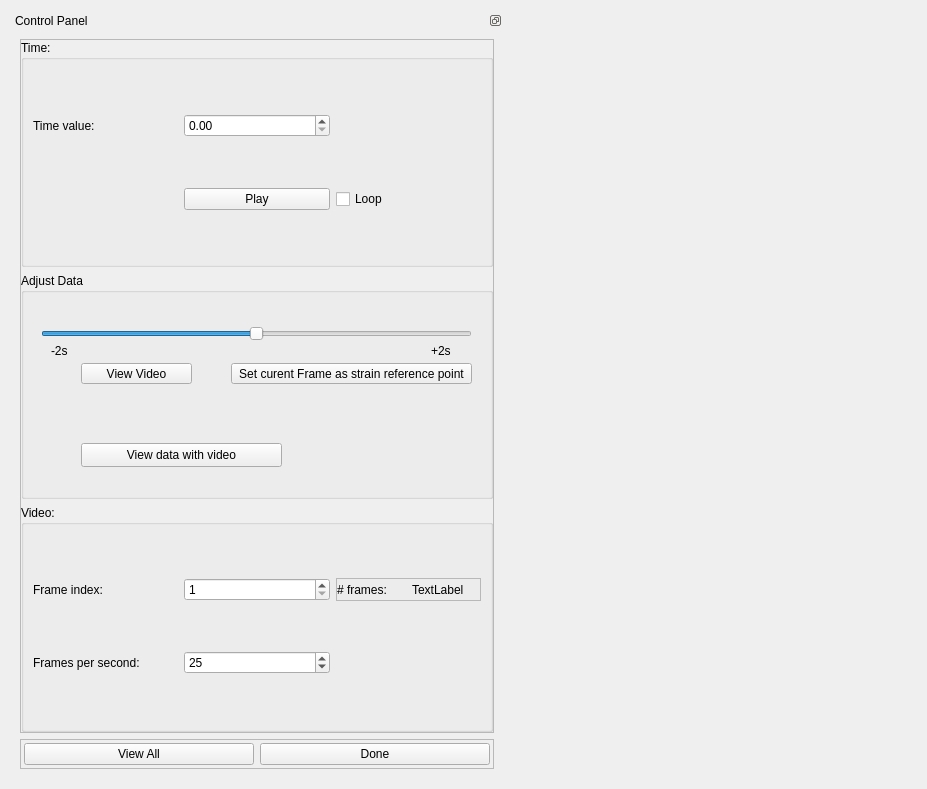
<?xml version="1.0" encoding="UTF-8"?>
<ui version="4.0">
 <class>MeshGeneratorWidget</class>
 <widget class="QWidget" name="MeshGeneratorWidget">
  <property name="geometry">
   <rect>
    <x>0</x>
    <y>0</y>
    <width>927</width>
    <height>789</height>
   </rect>
  </property>
  <property name="sizePolicy">
   <sizepolicy hsizetype="Preferred" vsizetype="Preferred">
    <horstretch>0</horstretch>
    <verstretch>0</verstretch>
   </sizepolicy>
  </property>
  <property name="windowTitle">
   <string>Mesh Generator</string>
  </property>
  <layout class="QGridLayout" name="gridLayout_3">
   <item row="0" column="0">
    <widget class="QDockWidget" name="dockWidget">
     <property name="sizePolicy">
      <sizepolicy hsizetype="Preferred" vsizetype="Expanding">
       <horstretch>1</horstretch>
       <verstretch>0</verstretch>
      </sizepolicy>
     </property>
     <property name="minimumSize">
      <size>
       <width>492</width>
       <height>557</height>
      </size>
     </property>
     <property name="features">
      <set>QDockWidget::DockWidgetFloatable|QDockWidget::DockWidgetMovable</set>
     </property>
     <property name="allowedAreas">
      <set>Qt::AllDockWidgetAreas</set>
     </property>
     <property name="windowTitle">
      <string>Control Panel</string>
     </property>
     <widget class="QWidget" name="dockWidgetContents">
      <property name="sizePolicy">
       <sizepolicy hsizetype="Preferred" vsizetype="Expanding">
        <horstretch>0</horstretch>
        <verstretch>0</verstretch>
       </sizepolicy>
      </property>
      <layout class="QVBoxLayout" name="verticalLayout">
       <item>
        <widget class="QScrollArea" name="scrollArea">
         <property name="sizePolicy">
          <sizepolicy hsizetype="Preferred" vsizetype="Expanding">
           <horstretch>0</horstretch>
           <verstretch>0</verstretch>
          </sizepolicy>
         </property>
         <property name="minimumSize">
          <size>
           <width>0</width>
           <height>0</height>
          </size>
         </property>
         <property name="verticalScrollBarPolicy">
          <enum>Qt::ScrollBarAsNeeded</enum>
         </property>
         <property name="widgetResizable">
          <bool>true</bool>
         </property>
         <widget class="QWidget" name="scrollAreaWidgetContents_2">
          <property name="geometry">
           <rect>
            <x>0</x>
            <y>0</y>
            <width>472</width>
            <height>692</height>
           </rect>
          </property>
          <property name="sizePolicy">
           <sizepolicy hsizetype="Preferred" vsizetype="Expanding">
            <horstretch>0</horstretch>
            <verstretch>0</verstretch>
           </sizepolicy>
          </property>
          <layout class="QVBoxLayout" name="verticalLayout_2">
           <property name="leftMargin">
            <number>0</number>
           </property>
           <property name="topMargin">
            <number>0</number>
           </property>
           <property name="rightMargin">
            <number>0</number>
           </property>
           <property name="bottomMargin">
            <number>0</number>
           </property>
           <item>
            <layout class="QVBoxLayout" name="verticalLayout_3">
             <item>
              <widget class="QGroupBox" name="time_groupBox">
               <property name="title">
                <string>Time:</string>
               </property>
               <layout class="QGridLayout" name="gridLayout_4">
                <item row="0" column="1">
                 <widget class="QDoubleSpinBox" name="timeValue_doubleSpinBox">
                  <property name="maximum">
                   <double>12000.000000000000000</double>
                  </property>
                 </widget>
                </item>
                <item row="1" column="2">
                 <widget class="QCheckBox" name="timeLoop_checkBox">
                  <property name="text">
                   <string>Loop</string>
                  </property>
                 </widget>
                </item>
                <item row="0" column="0">
                 <widget class="QLabel" name="timeValue_label">
                  <property name="text">
                   <string>Time value:</string>
                  </property>
                 </widget>
                </item>
                <item row="1" column="1">
                 <widget class="QPushButton" name="timePlayStop_pushButton">
                  <property name="text">
                   <string>Play</string>
                  </property>
                 </widget>
                </item>
               </layout>
              </widget>
             </item>
             <item>
              <widget class="QGroupBox" name="groupBox_2">
               <property name="maximumSize">
                <size>
                 <width>16777215</width>
                 <height>234</height>
                </size>
               </property>
               <property name="title">
                <string>Adjust Data</string>
               </property>
               <widget class="QSlider" name="adjustData_Slider">
                <property name="geometry">
                 <rect>
                  <x>20</x>
                  <y>50</y>
                  <width>431</width>
                  <height>22</height>
                 </rect>
                </property>
                <property name="autoFillBackground">
                 <bool>false</bool>
                </property>
                <property name="minimum">
                 <number>-200</number>
                </property>
                <property name="maximum">
                 <number>200</number>
                </property>
                <property name="singleStep">
                 <number>1</number>
                </property>
                <property name="orientation">
                 <enum>Qt::Horizontal</enum>
                </property>
                <property name="invertedAppearance">
                 <bool>false</bool>
                </property>
               </widget>
               <widget class="QLabel" name="label_3">
                <property name="geometry">
                 <rect>
                  <x>410</x>
                  <y>70</y>
                  <width>55</width>
                  <height>16</height>
                 </rect>
                </property>
                <property name="text">
                 <string>+2s</string>
                </property>
               </widget>
               <widget class="QLabel" name="label_4">
                <property name="geometry">
                 <rect>
                  <x>30</x>
                  <y>70</y>
                  <width>55</width>
                  <height>16</height>
                 </rect>
                </property>
                <property name="text">
                 <string>-2s</string>
                </property>
               </widget>
               <widget class="QPushButton" name="pushButton_3">
                <property name="geometry">
                 <rect>
                  <x>60</x>
                  <y>170</y>
                  <width>201</width>
                  <height>24</height>
                 </rect>
                </property>
                <property name="text">
                 <string>View data with video</string>
                </property>
               </widget>
               <widget class="QPushButton" name="viewVideo_button">
                <property name="geometry">
                 <rect>
                  <x>60</x>
                  <y>90</y>
                  <width>111</width>
                  <height>21</height>
                 </rect>
                </property>
                <property name="text">
                 <string>View Video</string>
                </property>
               </widget>
               <widget class="QPushButton" name="strain_reference_button">
                <property name="geometry">
                 <rect>
                  <x>210</x>
                  <y>90</y>
                  <width>241</width>
                  <height>21</height>
                 </rect>
                </property>
                <property name="text">
                 <string>Set curent Frame as strain reference point</string>
                </property>
               </widget>
              </widget>
             </item>
             <item>
              <widget class="QGroupBox" name="video_groupBox">
               <property name="title">
                <string>Video:</string>
               </property>
               <layout class="QGridLayout" name="gridLayout_2">
                <item row="0" column="0">
                 <widget class="QLabel" name="frameIndex_label">
                  <property name="text">
                   <string>Frame index:</string>
                  </property>
                 </widget>
                </item>
                <item row="1" column="1">
                 <widget class="QSpinBox" name="framesPerSecond_spinBox">
                  <property name="minimum">
                   <number>1</number>
                  </property>
                  <property name="value">
                   <number>25</number>
                  </property>
                 </widget>
                </item>
                <item row="0" column="1">
                 <widget class="QSpinBox" name="frameIndex_spinBox">
                  <property name="minimum">
                   <number>1</number>
                  </property>
                  <property name="maximum">
                   <number>10000</number>
                  </property>
                 </widget>
                </item>
                <item row="1" column="0">
                 <widget class="QLabel" name="framesPerSecond_label">
                  <property name="text">
                   <string>Frames per second:</string>
                  </property>
                 </widget>
                </item>
                <item row="0" column="2">
                 <widget class="QFrame" name="numFrames_frame">
                  <property name="frameShape">
                   <enum>QFrame::StyledPanel</enum>
                  </property>
                  <property name="frameShadow">
                   <enum>QFrame::Raised</enum>
                  </property>
                  <layout class="QHBoxLayout" name="horizontalLayout_4">
                   <property name="leftMargin">
                    <number>0</number>
                   </property>
                   <property name="topMargin">
                    <number>0</number>
                   </property>
                   <property name="rightMargin">
                    <number>0</number>
                   </property>
                   <property name="bottomMargin">
                    <number>0</number>
                   </property>
                   <item>
                    <widget class="QLabel" name="numFrames_label">
                     <property name="text">
                      <string># frames:</string>
                     </property>
                    </widget>
                   </item>
                   <item>
                    <widget class="QLabel" name="numFramesValue_label">
                     <property name="text">
                      <string>TextLabel</string>
                     </property>
                    </widget>
                   </item>
                  </layout>
                 </widget>
                </item>
               </layout>
              </widget>
             </item>
            </layout>
           </item>
          </layout>
         </widget>
        </widget>
       </item>
       <item>
        <widget class="QFrame" name="frame">
         <property name="frameShape">
          <enum>QFrame::StyledPanel</enum>
         </property>
         <property name="frameShadow">
          <enum>QFrame::Raised</enum>
         </property>
         <layout class="QHBoxLayout" name="horizontalLayout_2">
          <property name="leftMargin">
           <number>3</number>
          </property>
          <property name="topMargin">
           <number>3</number>
          </property>
          <property name="rightMargin">
           <number>3</number>
          </property>
          <property name="bottomMargin">
           <number>3</number>
          </property>
          <item>
           <widget class="QPushButton" name="viewAll_button">
            <property name="text">
             <string>View All</string>
            </property>
           </widget>
          </item>
          <item>
           <widget class="QPushButton" name="done_button">
            <property name="sizePolicy">
             <sizepolicy hsizetype="Minimum" vsizetype="Fixed">
              <horstretch>0</horstretch>
              <verstretch>0</verstretch>
             </sizepolicy>
            </property>
            <property name="text">
             <string>Done</string>
            </property>
           </widget>
          </item>
         </layout>
        </widget>
       </item>
      </layout>
     </widget>
    </widget>
   </item>
   <item row="0" column="1">
    <widget class="AlignmentSceneviewerWidget" name="sceneviewer_widget" native="true">
     <property name="sizePolicy">
      <sizepolicy hsizetype="Expanding" vsizetype="Preferred">
       <horstretch>4</horstretch>
       <verstretch>0</verstretch>
      </sizepolicy>
     </property>
    </widget>
   </item>
  </layout>
 </widget>
 <customwidgets>
  <customwidget>
   <class>AlignmentSceneviewerWidget</class>
   <extends>QWidget</extends>
   <header>opencmiss/zincwidgets/alignmentsceneviewerwidget.h</header>
   <container>1</container>
  </customwidget>
 </customwidgets>
 <resources>
  <include location="../../../../mapclientplugins.ecgstep/mapclientplugins/ecgstep/qt/resources.qrc"/>
 </resources>
 <connections/>
</ui>
